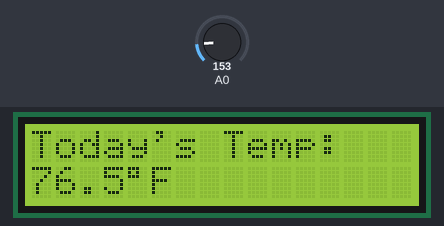
Bench run of a sketch on a simulated Arduino Uno, built with avr-gcc and run on an emulated ATmega328P. Shown: 16×2 character LCD. The test bench sets the inputs (shaded band); at power-on: A0 = 153.

Above: at 1.2 s.
1.3 s: A0 set to 165
At 3.2 s:
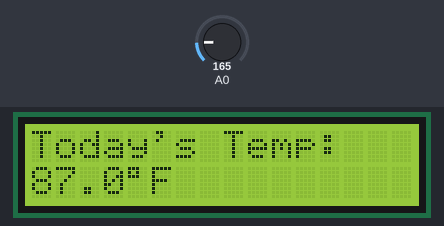
3.5 s: A0 set to 175
At 5.2 s:
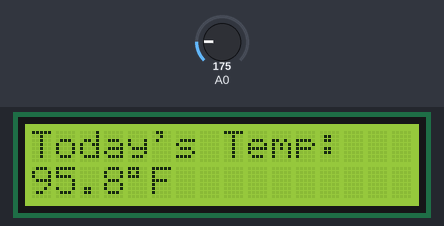
5.5 s: A0 set to 191
At 7.0 s:
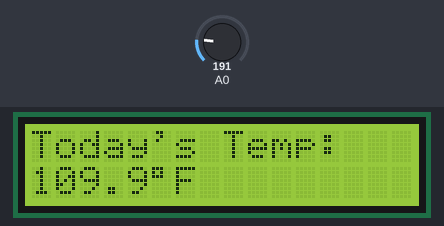
Timing chart, 0 to 8.5 s (numbered marks = the images above; inputs shaded):
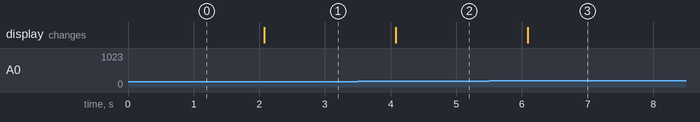

Measured:
- after the input at 1.3 s, the display: changes after 0.78 s (image 1)
- after the input at 3.5 s, the display: changes after 0.58 s (image 2)
- after the input at 5.5 s, the display: changes after 0.59 s (image 3)

The sketch:

digital_thermometer.ino
```cpp
#include <LiquidCrystal.h>  // Correct case

LiquidCrystal lcd(12, 11, 5, 4, 3, 2);

int analogValue;
double voltage, celsius, fahrenheit;

void setup() {
  lcd.begin(16, 2);
  lcd.print("Today's Temp:");
}

void loop() {
  analogValue = analogRead(A0);  // Use A0 for clarity

  voltage = (analogValue * 5.0) / 1024.0;  // Convert ADC reading to voltage
  celsius = (voltage - 0.5) * 100.0;       // TMP36 sensor formula
  fahrenheit = (celsius * 9.0 / 5.0) + 32; // Convert to Fahrenheit

  lcd.setCursor(0, 1);
  lcd.print("                ");  // Clear second line (16 spaces)
  lcd.setCursor(0, 1);
  lcd.print(fahrenheit, 1);      // Print with 1 decimal place
  lcd.print((char)223);          // Degree symbol
  lcd.print("F");

  delay(1000);                   // Update every second
}
```
